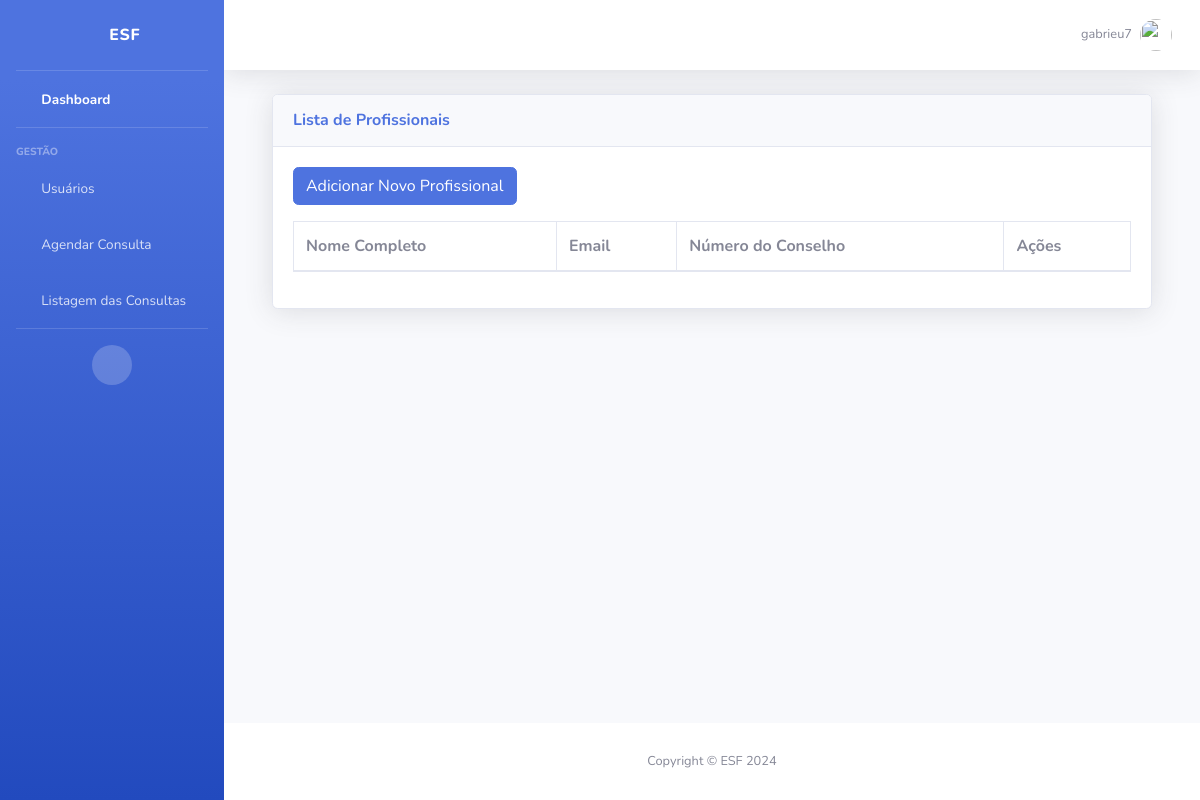
Before: /profissionais/ (signed in) with the older database file.
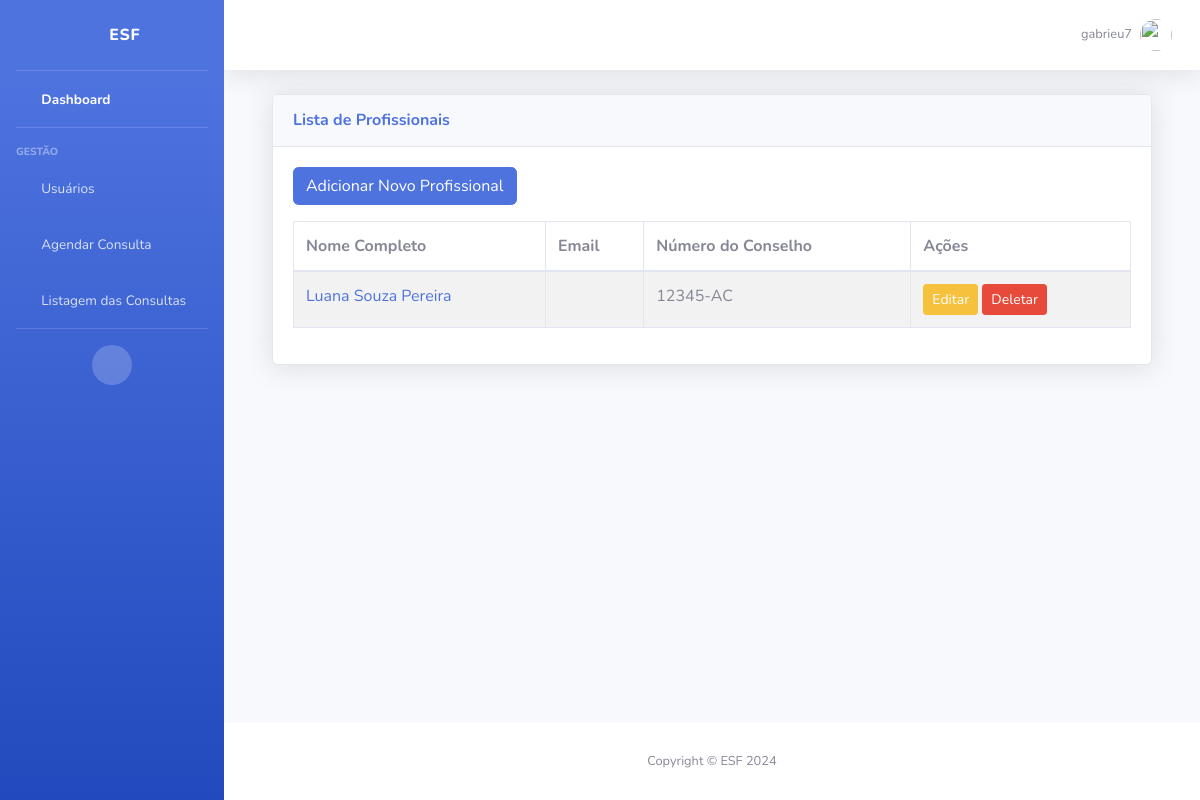
After: the same page with the newer database file.
### usuarios/models.py (models this page shows, shortened)
class Usuario(User):
    nome_completo = models.CharField(max_length=255)
    data_nascimento = models.DateField(null=True, blank=True)
    rua = models.CharField(max_length=255)
    num_casa = models.IntegerField()
    uf = models.CharField(max_length=2)
    cpf = models.CharField(max_length=11, unique=True)
    rg = models.CharField(max_length=9, unique=True)
    nome_mae = models.CharField(max_length=255)
    nome_pai = models.CharField(max_length=255, blank=True, null=True)

class Profissional(Usuario):
    num_conselho = models.CharField(max_length=50)

class Usuario(User):
    nome_completo = models.CharField(max_length=255)
    data_nascimento = models.DateField(null=True, blank=True)
    rua = models.CharField(max_length=255)
    num_casa = models.IntegerField()
    uf = models.CharField(max_length=2)
    cpf = models.CharField(max_length=11, unique=True)
    rg = models.CharField(max_length=9, unique=True)
    nome_mae = models.CharField(max_length=255)
    nome_pai = models.CharField(max_length=255, blank=True, null=True)

### usuarios/views.py (the view)
# urls.py: path('profissionais/', views.profissional_list, name='profissional_list'),
@login_required
def profissional_list(request):
    profissionais = Profissional.objects.all()
    return render(request, 'Profissional/profissional_list.html', {'profissionais': profissionais})

### templates/Profissional/profissional_list.html
{% extends '_base.html' %}
{% block content %}
    <div class="container-fluid">
        <div class="card shadow mb-4">
            <div class="card-header py-3">
                <h6 class="m-0 font-weight-bold text-primary">Lista de Profissionais</h6>
            </div>
            <div class="card-body">
                <div class="mb-3">
                    <a href="{% url 'profissional_create' %}" class="btn btn-primary">Adicionar Novo Profissional</a>
                </div>
                <div class="table-responsive">
                    <table class="table table-bordered table-striped">
                        <thead>
                            <tr>
                                <th>Nome Completo</th>
                                <th>Email</th>
                                <th>Número do Conselho</th>
                                <th>Ações</th>
                            </tr>
                        </thead>
                        <tbody>
                            {% for profissional in profissionais %}
                            <tr>
                                <td><a href="{% url 'profissional_detail' profissional.pk %}">{{ profissional.nome_completo }}</a></td>
                                <td>{{ profissional.email }}</td>
                                <td>{{ profissional.num_conselho }}</td>
                                <td>
                                    <a href="{% url 'profissional_update' profissional.pk %}" class="btn btn-warning btn-sm">Editar</a>
                                    <a href="{% url 'profissional_delete' profissional.pk %}" class="btn btn-danger btn-sm">Deletar</a>
                                </td>
                            </tr>
                            {% endfor %}
                        </tbody>
                    </table>
                </div>
            </div>
        </div>
    </div>
{% endblock %}

Changed rows visible on the page:
added Profissional: nome_completo "Luana Souza Pereira", num_conselho "12345-AC"
